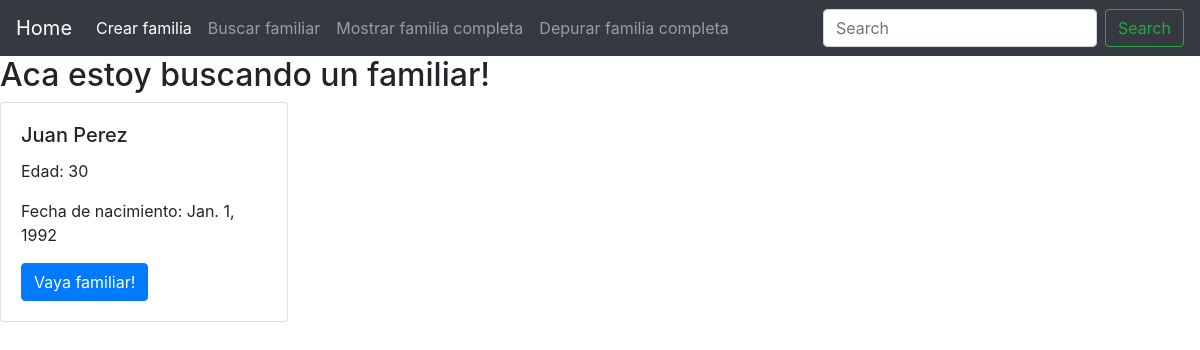
The app's page /buscar-familiar/2/, older data.
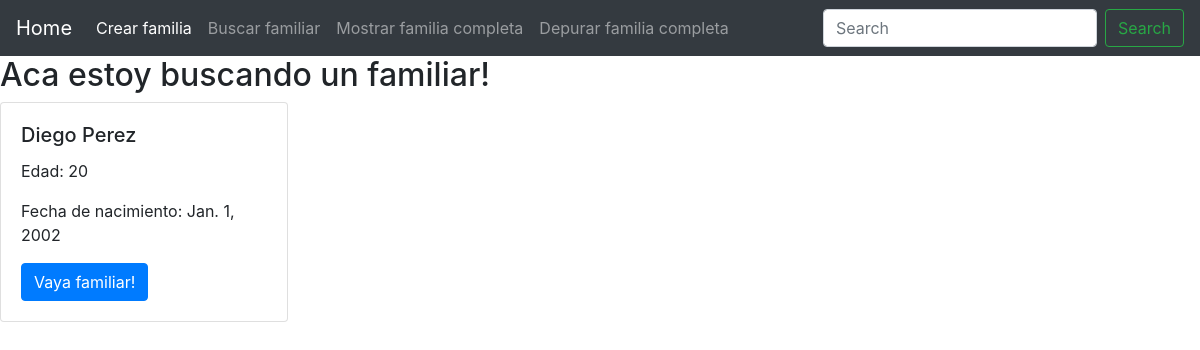
The same page, newer data.
### crearfamilia/models.py (models this page shows)
class Familiar(models.Model):
    name = models.CharField(max_length= 30)
    surname = models.CharField(max_length= 30)
    age = models.IntegerField()
    birthday = models.DateField()

### crearfamilia/views.py (the view)
# urls.py: path('buscar-familiar/<int:id_familiar>/', datos_familiar),
def datos_familiar(request, id_familiar):
    try:
        familiar = Familiar.objects.get(id = id_familiar)
    except Familiar.DoesNotExist:
        raise Http404('No existe el familiar buscado')
    return render(request, 'familiar.html', {
        'familiar': familiar,
    })

### templates/familiar.html
{% extends 'base.html' %}
{% block content %}
<div>
    <h2>Aca estoy buscando un familiar!</h2>
    <div class="card" style="width: 18rem;">
        <div class="card-body">
          <h5 class="card-title">{{familiar.name}} {{familiar.surname}}</h5>
          <p class="card-text">Edad: {{familiar.age}}</p>
          <p class="card-text">Fecha de nacimiento: {{familiar.birthday}}</p>
          <a href="#" class="btn btn-primary">Vaya familiar!</a>
        </div>
    </div>
</div>
{% endblock content %}

### templates/base.html (shortened to what this page needs)
<!DOCTYPE html>
<html lang="en">
<head>
    <link rel="stylesheet" href="https://cdn.jsdelivr.net/npm/bootstrap@4.6.2/dist/css/bootstrap.min.css">
</head>
<body>
    <header>
        <nav class="navbar navbar-expand-lg navbar-dark bg-dark">
            <a class="navbar-brand" href="/">Home</a>
            <div class="collapse navbar-collapse" id="navbarSupportedContent">
              <ul class="navbar-nav mr-auto">
                <li class="nav-item active">
                  <a class="nav-link" href="/alta-familiar/">Crear familia<span class="sr-only">(current)</span></a>
                </li>
                <li class="nav-item">
                  <a class="nav-link" href="/buscar-familiar/1">Buscar familiar</a>
                </li>
                <li class="nav-item">
                    <a class="nav-link" href="/leer-familia/">Mostrar familia completa</a>
                </li>
                <li class="nav-item">
                    <a class="nav-link" href="/depurado/">Depurar familia completa</a>
                </li>
              </ul>
              <form class="form-inline my-2 my-lg-0">
                <input class="form-control mr-sm-2" type="search" placeholder="Search" aria-label="Search">
                <button class="btn btn-outline-success my-2 my-sm-0" type="submit">Search</button>
              </form>
            </div>
          </nav>
    </header>
    <div>
        {% block content %}
        {% endblock  %}
    </div>
</body>
</html>

Row changes from the older to the newer data that the page shows:
changed Familiar "Perez": name "Juan" → "Diego"; age "30" → "20"; birthday "Jan. 1, 1992" → "Jan. 1, 2002"
